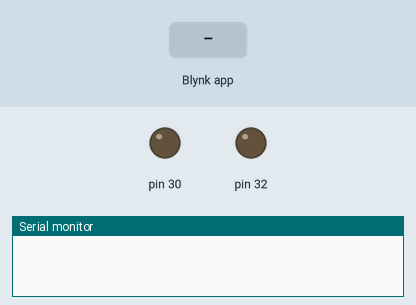
Simulated run of this sketch. Board: Arduino Mega 2560, built with avr-gcc and run on an emulated ATmega2560. On the bench: output pins drawn as LEDs (lit = HIGH), the last lines printed to the serial monitor. The inputs (shaded band) are chosen by the test bench. WiFi joins after 1.5 s; servers stay silent unless stated; the local clock reads 2024-03-15 10:24:30 at power-on unless the sketch sets it.

Above: at 3.3 s.
3.4 s: Blynk app writes 1 to V2
At 4.4 s:
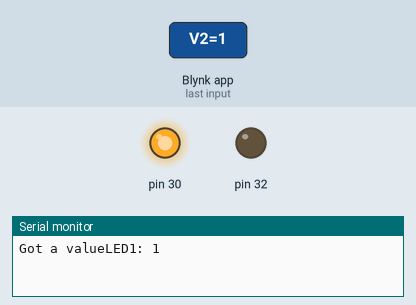
4.9 s: Blynk app writes 1 to V3
At 5.5 s:
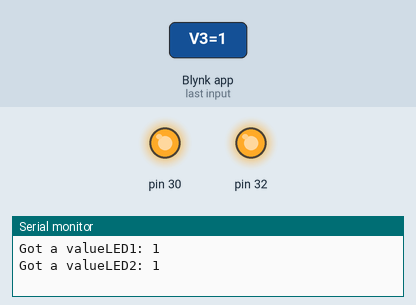
6.4 s: Blynk app writes 0 to V2
At 6.7 s:
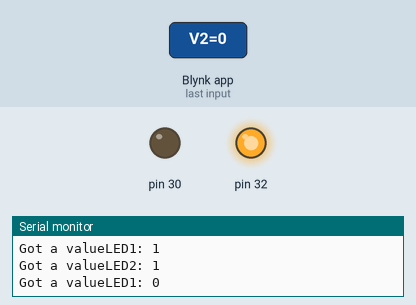
9.4 s: Blynk app writes 200 to V2
At 10.2 s:
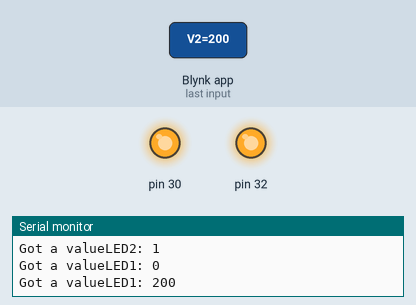
10.9 s: Blynk app writes 0 to V3
At 11.3 s:
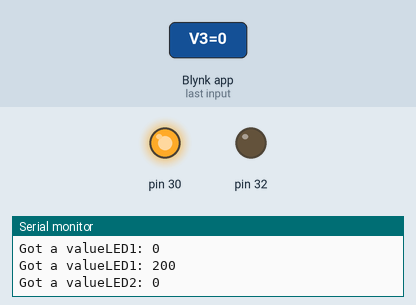
Timing chart, 0 to 13.4 s (numbered marks = the images above; inputs shaded):
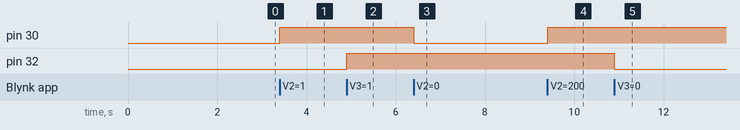

The sketch:

Blynk_timer_input.ino
```cpp
//  LIBRARY
//====================================================
#define BLYNK_PRINT Serial
#include <ESP8266_Lib.h>
#include <BlynkSimpleShieldEsp8266.h>
#define EspSerial Serial3
#define ESP8266_BAUD 115200
ESP8266 wifi(&EspSerial);
#include <TimeLib.h>
#include <WidgetRTC.h>
#include <EEPROM.h>

//====================================================

//  DEKLARASI AWAL
//====================================================
char auth[] = "CY5tqu1d8NmgXUcTC9HFpqCkJMe2Yq8R";
char server[] = "oasiskit.com";
char ssid[] = "Office2.4G";
char pass[] = "glnvdgdj'";
int port = 8080;


//====Values WidgetLED=============================
  WidgetLED StatusLED1(V60);
  WidgetLED StatusLED2(V61);
//====END WidgetLED=============================

//=============================
char Time[16];
BlynkTimer timer;
WidgetRTC rtc;
WidgetTerminal terminal(V13);
bool isFirstConnect = true;
long currentTime;
long TimeStart;
long TimeStop;
String displaycurrenttimepluswifi;
//=============================

void setup()
{
  pinMode(30, OUTPUT);
  pinMode(32, OUTPUT);

  digitalWrite(30, LOW);
  digitalWrite(32, LOW);

  Serial.begin(115200);
  Serial3.begin(115200);

  delay(10);
  EspSerial.begin(ESP8266_BAUD);
  delay(10);

  //WiFi.begin(ssid, pass); //เชื่อมต่อ WiFi
  Blynk.begin(auth, wifi, ssid, pass, server, port);     //Reguler server
  //Blynk.begin(auth, wifi, ssid, pass, "192.168.43.120", 8080);    //Local server
  terminal.clear();

  int mytimeout = millis() / 1000;
  while (Blynk.connect() == false) { // try to connect to server for 10 seconds
    if ((millis() / 1000) > mytimeout + 8) { // try local server if not connected within 9 seconds
      break;
    }
  }

  rtc.begin();
  timer.setInterval(10000L, activetoday);
  timer.setInterval(30000L, reconnectBlynk);
  timer.setInterval(5000L, clockvalue);  // check value for time
}

//====WidgetTimeInput========================================================
BLYNK_CONNECTED() {
  if (isFirstConnect) {
    Blynk.syncAll();
    Blynk.notify("TIMER STARTING!!!!");
    isFirstConnect = false;
  }
}


void clockvalue() // Show time on Terminal
{
  int gmthour = hour();
  if (gmthour == 24) {
    gmthour = 0;
  }
  String displayhour =   String(gmthour, DEC);
  int hourdigits = displayhour.length();
  if (hourdigits == 1) {
    displayhour = "0" + displayhour;
  }
  String displayminute = String(minute(), DEC);
  int minutedigits = displayminute.length();
  if (minutedigits == 1) {
    displayminute = "0" + displayminute;
  }

  displaycurrenttimepluswifi = "Clock:  " + displayhour + ":" + displayminute + " ";
  Blynk.setProperty(V13, "label", displaycurrenttimepluswifi);

}


//====End TimeInput========================================================


//====LED1================================================

BLYNK_WRITE(V2) {
  //Debug
  Serial.print("Got a valueLED1: ");
  Serial.println(param.asInt());

  if (param.asInt()) {
    digitalWrite(30, HIGH);
    StatusLED1.on();
    terminal.println("Turn on LED1");
    terminal.flush();
  }
  else {
    digitalWrite(30, LOW);
    StatusLED1.off();
    terminal.println("Turn off LED1");
    terminal.flush();
  }
}
//====END LED1===============================================

//====LED 2================================================

BLYNK_WRITE(V3) {
  //Debug
  Serial.print("Got a valueLED2: ");
  Serial.println(param.asInt());

  if (param.asInt()) {
    digitalWrite(32, HIGH);
    StatusLED2.on();
    terminal.println("Turn on LED2");
    terminal.flush();
  }
  else {
    digitalWrite(32, LOW);
    StatusLED2.off();
    terminal.println("Turn off LED2");
    terminal.flush();
  }
}
//====END LED2================================================


void activetoday() {       // check if schedule should run today
  if (year() != 1970) {
      Blynk.syncVirtual(V20); // sync timeinput widget
      Blynk.sendInternal("rtc", "sync");
  }
}


BLYNK_WRITE(V20){
  sprintf(Time, "%02d:%02d:%02d", hour(), minute(), second());
  Serial.print("Time : ");
  Serial.println(Time);
  TimeInputParam t(param);

  currentTime = ((hour() * 3600) + (minute() * 60));
  Serial.print("Time Now : ");
  Serial.println(currentTime);

  TimeStart = (t.getStartHour() * 3600) + (t.getStartMinute() * 60);
  Serial.print("Time Start : ");
  Serial.println(TimeStart);

  TimeStop = (t.getStopHour() * 3600) + (t.getStopMinute() * 60);

  //ตรวจสอบการเลือกวัน
    int dayadjustment = -1;
    if (weekday() == 1) {
      dayadjustment =  6;
    }
    if (t.isWeekdaySelected(weekday() + dayadjustment)) {

      for (int i = 1; i <= 7; i++) {  // Process weekdays (1. Mon, 2. Tue, 3. Wed, ...)
        if (t.isWeekdaySelected(i)) {
          terminal.println(String("Day ") + i + " is selected");
          terminal.flush();

          if(currentTime >= TimeStart && currentTime < TimeStop){
            terminal.print("LED ON");
            terminal.flush();
            digitalWrite(30,HIGH);
            digitalWrite(32,HIGH);
            StatusLED1.on();
            StatusLED2.on();
          }else{
            terminal.print("LED OFF");
            terminal.flush();
            digitalWrite(30,LOW);
            digitalWrite(32,LOW);
            StatusLED1.off();
            StatusLED2.off();
          }

        }
      }
    }
    else {
      ///Not Day Select
    }

}

void reconnectBlynk() {
  if (!Blynk.connected()) {
    if (Blynk.connect()) {
      BLYNK_LOG("Reconnected");
    } else {
      BLYNK_LOG("Not reconnected");
    }
  }
}

void loop()
{
  Blynk.run();
  if ( Serial3.available() )   {
    Serial.write( Serial3.read() );
  }
  if ( Serial.available() )       {
    Serial3.write( Serial.read() );
  }
  timer.run();
}
```

Measured:
- after the input at 3.4 s, pin 30: LOW → HIGH at once
- after the input at 4.9 s, pin 32: LOW → HIGH at once
- after the input at 6.4 s, pin 30: HIGH → LOW at once
- after the input at 9.4 s, pin 30: LOW → HIGH at once
- after the input at 10.9 s, pin 32: HIGH → LOW at once
